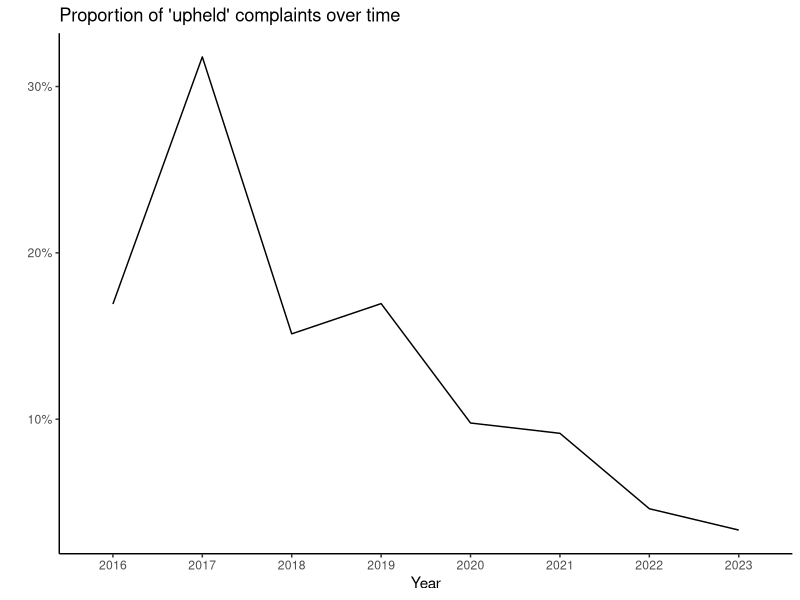
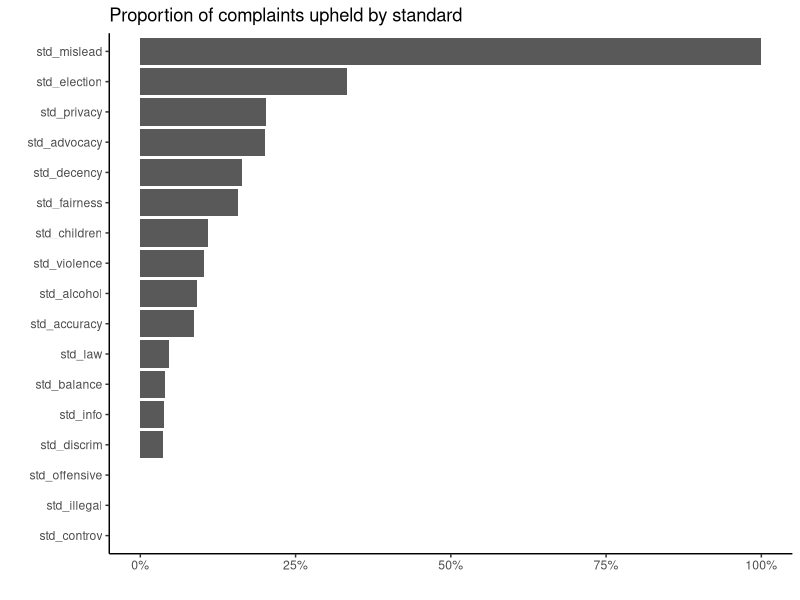

R code for these plots, in order:
## ---- chunk 1
#| message: false
library(readxl)
library(lubridate)
library(readr)
library(dplyr)
library(stringr)
library(tidyr)
library(ggplot2)
library(scales)
library(forcats)
## ---- chunk 2
bsa_prev <- read_excel("data/20230810 AllClosedFormalComplaints.xlsx")
bsa_curr <- read_excel("data/20230807 AllClosedFormalComplaints.xlsx")
## ---- chunk 3
#| warning: false
bsa_prev$`Broadcast Date/Time` <- as.numeric(bsa_prev$`Broadcast Date/Time`)
bsa_prev$`Broadcast Date/Time` <- as.Date(bsa_prev$`Broadcast Date/Time`, origin = "1899-12-30")

bsa_curr$`Broadcast Date/Time` <- as.Date(bsa_curr$`Broadcast Date/Time`, origin = "1899-12-30")
## ---- chunk 4
#| message: false
bsa_full <- full_join(bsa_prev, bsa_curr)
## ---- chunk 5
colnames(bsa_full) <- c("broadcaster", "complaint", "programme", "broadcast_date", "genre",
                        "code", "determination", "decision_date", "majority", "split", 
                        "elect_standards", "elect_notupheld", "elect_upheld", 
                        "fta_standards", "fta_notupheld", "fta_upheld", "paytv_standards",
                        "paytv_notupheld", "paytv_upheld", "radio_standards", "radio_notupheld",
                        "radio_upheld", "standards", "not_upheld", "upheld", "tv_radio")
## ---- chunk 6

bsa_full$standards <- coalesce(bsa_full$elect_standards, bsa_full$fta_standards, bsa_full$paytv_standards, bsa_full$radio_standards, bsa_full$standards)
  
bsa_full$not_upheld <- coalesce(bsa_full$elect_notupheld, bsa_full$fta_notupheld, bsa_full$paytv_notupheld, bsa_full$radio_notupheld, bsa_full$not_upheld)

bsa_full$upheld <- coalesce(bsa_full$elect_upheld, bsa_full$fta_upheld, bsa_full$paytv_upheld, bsa_full$radio_upheld, bsa_full$upheld)

bsa_full <- select(bsa_full, -c(11:22))
## ---- chunk 7
# Recode 'broadcaster' "Newstalk ZB" as the actual Broadcaster

bsa_full$broadcaster <- recode(bsa_full$broadcaster, "Newstalk ZB" = "NZME Radio Ltd")

# Recode 'complaint' numbers as what they have been renumbered to

bsa_full$complaint <- recode(bsa_full$complaint, 
                             "2016-053 (renumbered 048B)" = "2016-048B",
                             "2017-027 (renumbered 018B)" = "2017-018B",
                             "2017-028 (renumbered 018C)" = "2017-018C",
                             "2017-029 (renumbered 018D)" = "2017-018D")

# Recode programme to remove duplicates with minor spelling variations and date variations

bsa_full <- bsa_full |>
  mutate(
    programme = case_when((substr(programme, 1, 6)) %in% c("1 News", "1 NEWS", "One News", "ONE News") ~ "1 News",
                              (substr(programme, 1, 3)) == "Ban" ~ "Ban 1080 Election Programme",
                              (substr(programme, 1, 4)) == "Bhak" ~ "Bhakhde Masley",
                              (substr(programme, 1, 8)) == "Box Seat" ~ "Box Seat",
                              (substr(programme, 1, 9)) %in% c("Breakfast", "TV1 Break") ~ "Breakfast",
                              (substr(programme, 1, 19)) == "Canterbury Mornings" ~ "Canterbury Mornings",
                              (substr(programme, 1, 5)) == "Dasam" ~ "Dasam Granth da Sach",
                              (substr(programme, 1, 13)) == "Early Edition" ~ "Early Edition",
                              (substr(programme, 1, 21)) == "Entertainment Tonight" ~ "Entertainment Tonight",
                              (substr(programme, 1, 7)) == "Fair Go" ~ "Fair Go",
                              (substr(programme, 1, 17)) == "Hauraki Breakfast" ~ "Hauraki Breakfast",
                              (substr(programme, 1, 13)) == "Have You Been" ~ "Have You Been Paying Attention",
                              (substr(programme, 1, 14)) == "Inside the Red" ~ "Inside the Red Arrows",
                              (substr(programme, 1, 5)) == "Magic" ~ "Magic Afternoons",
                              (substr(programme, 1, 14)) == "Morning Report" ~ "Morning Report",
                              (substr(programme, 1, 16)) == "Naked Attraction" ~ "Naked Attraction",
                              (substr(programme, 1, 6)) %in% c("Newshu", "Newhub") ~ "Newshub",
                              (substr(programme, 1, 12)) == "Nine To Noon" ~ "Nine To Noon",
                              (substr(programme, 1, 14)) == "Overnight Talk" ~ "Overnight Talk",
                              (substr(programme, 1, 14)) %in% c("Q+A", "Q +") ~ "Q+A",
                              (substr(programme, 1, 8)) == "RNZ News" ~ "RNZ News",
                              (substr(programme, 1, 11)) == "Seven Sharp" ~ "Seven Sharp",
                              (substr(programme, 1, 16)) == "Shortland Street" ~ "Shortland Street",
                              (substr(programme, 1, 11)) == "The AM Show" ~ "The AM Show",
                              (substr(programme, 1, 12)) == "The Windsors" ~ "The Windsors",
                              .default = programme,
                              )
  )

# Recode 'code' as 'either 'Television' or 'Radio', move to 'tv_radio' column to align with new codebook, then delete 'code' column.

bsa_full$code <- recode(bsa_full$code, 
                             "Free to Air TV" = "Television",
                             "Pay TV" = "Television",
                             "Election Program" = "Television")

bsa_full$tv_radio <- coalesce(bsa_full$code, bsa_full$tv_radio)

bsa_full <- select(bsa_full, -code)

# Remove asterisk and whitespace from columns containing them.

bsa_full <- bsa_full |> 
  mutate(
    standards = gsub("\\*", "", standards),
    not_upheld = gsub("\\*", "", not_upheld),
    upheld = gsub("\\*", "", upheld),
  )

bsa_full$standards <- str_trim(bsa_full$standards, "left")
bsa_full$upheld <- str_trim(bsa_full$upheld, "left")
bsa_full$not_upheld <- str_trim(bsa_full$not_upheld, "left")

# Fix missing values in standards/upheld/not_upheld columns
## Find rows where standards are missing from both 'upheld' and 'not_upheld" columns.

missing <- bsa_full |> 
  filter(is.na(upheld) & is.na(not_upheld))

## Add missing values based on manual BSA decision database lookup

missing[1,10] <- "Discrimination and Denigration"
missing[4, 10] <- "Accuracy" # Complaint 2018-020 
missing[5,10] <- "Balance,Accuracy" # Complaint 2019-006
missing[5,4] <- as.Date("2018-12-17")

## Use case_when to fill in missing values in not_upheld and upheld columns.

missing <- missing |>
  mutate(
    not_upheld = case_when(determination %in% c("Not Upheld", "Declined to Determine 11a", "Declined to Determine 11b") ~ standards,
                           complaint == "2017-101C" ~ "Children's Interests",
                           complaint == "2017-101D" ~ "Children's Interests",
                           complaint == "2019-019B" ~ "Privacy"),
    upheld = case_when(complaint == "2019-019B" ~ "Fairness",
                       complaint == "2017-101C" ~ "Good Taste and Decency",
                       complaint == "2017-101D" ~ "Good Taste and Decency")
  )

## Merge missing dataframe back into bsa_full

bsa_full <- bsa_full |>
  filter(!is.na(upheld) | !is.na(not_upheld)) |> 
  bind_rows(missing)

## Find empty 'standards' values

missing2 <- bsa_full |> 
  filter(is.na(standards))

## Use case_when to fill in missing values in 'standards' columns.

missing2 <- missing2 |> 
  mutate(
    standards = case_when(determination == "Not Upheld" ~ not_upheld,
                          determination == "Upheld" ~ upheld)
  )

## Merge missing standards dataframe back into bsa_full
 
bsa_full <- bsa_full |>
  filter(!is.na(standards)) |> 
  bind_rows(missing2)

## ---- chunk 8
bsa_full$complaint_year <- substr(bsa_full$complaint, 1, 4)
## ---- chunk 9
bsa_full <- bsa_full[, c(1,3,5,4,2,14,13,6,7:12)]
## ---- chunk 10
#| warning: false
bsa_full <- bsa_full |>
  pivot_longer(cols = c(upheld, not_upheld), values_drop_na = TRUE) |> 
  separate_longer_delim(value, ",") |> 
  pivot_wider(names_from = value, values_from = name)
## ---- chunk 11
bsa_full <- bsa_full |> 
  rename(
    std_privacy = 13,
    std_decency = 14,
    std_discrim = 15,
    std_controv = 16,
    std_accuracy = 17,
    std_fairness = 18,
    std_children = 19,
    std_violence = 20,
    std_law = 21,
    std_balance = 22,
    std_alcohol = 23,
    std_info = 24,
    std_mislead = 25,
    std_advocacy = 26,
    std_election = 27,
    std_offensive = 28,
    std_illegal = 29
  )
## ---- chunk 12
bsa_full <- bsa_full |>
  mutate(across(13:29, as.character))

# Fix instance of both values being added 
bsa_full[65,17] <- "not_upheld"
## ---- chunk 13
#| label: upheld-over-time
# Frequency of majority by determination

bsa_full |> 
  group_by(determination, majority) |> 
  summarise(n = n()) |> 
  mutate(freq = n / sum(n))

# Proportion of determination by year

year_det <- bsa_full |> 
  filter(determination %in% c("Not Upheld", "Upheld")) |> 
  group_by(complaint_year, determination) |> 
  summarise(n = n()) |>
  mutate(freq = n / sum(n)) |> 
  filter(determination == "Upheld")

ggplot(year_det, aes(complaint_year, freq, group = determination)) +
  geom_line() +
  theme_classic() +
  labs(title = "Proportion of 'upheld' complaints over time") +
  xlab("Year") +
  ylab("") +
  scale_y_continuous(labels = scales::percent)
## ---- chunk 14
#| label: upheld-by-standard
# Count upheld vs not_upheld standards
summary2 <- bsa_full |>
  select(13:29) |>
  pivot_longer(cols = everything()) |> 
  count(name,value) %>%
  filter(value != "NULL") |> 
  pivot_wider(names_from = value,values_from = n) |> 
  group_by(name) |>
  mutate(
    total = sum(upheld, na.rm = TRUE) + sum(not_upheld, na.rm = TRUE),
    upheld_pc = sum(upheld, na.rm = TRUE) / total,
  ) 

ggplot(summary2, aes(x = fct_reorder(name, upheld_pc), y = upheld_pc)) +
  geom_col() +
  coord_flip() +
  theme_classic() +
  scale_y_continuous(labels = scales::percent) +
  xlab("") +
  ylab("") +
  labs(title = "Proportion of complaints upheld by standard")
